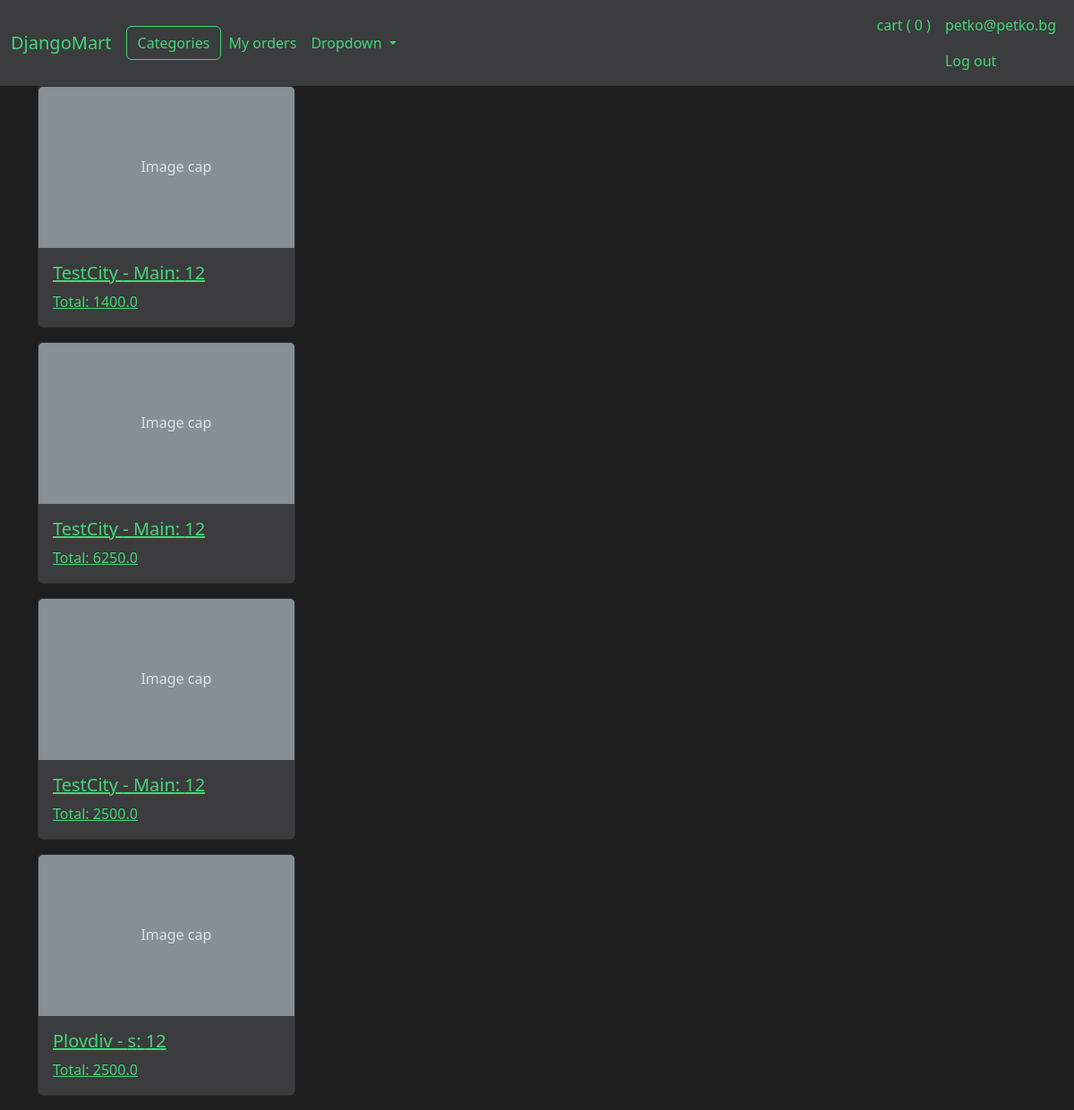
Before: /orders (signed in) with the older database file.
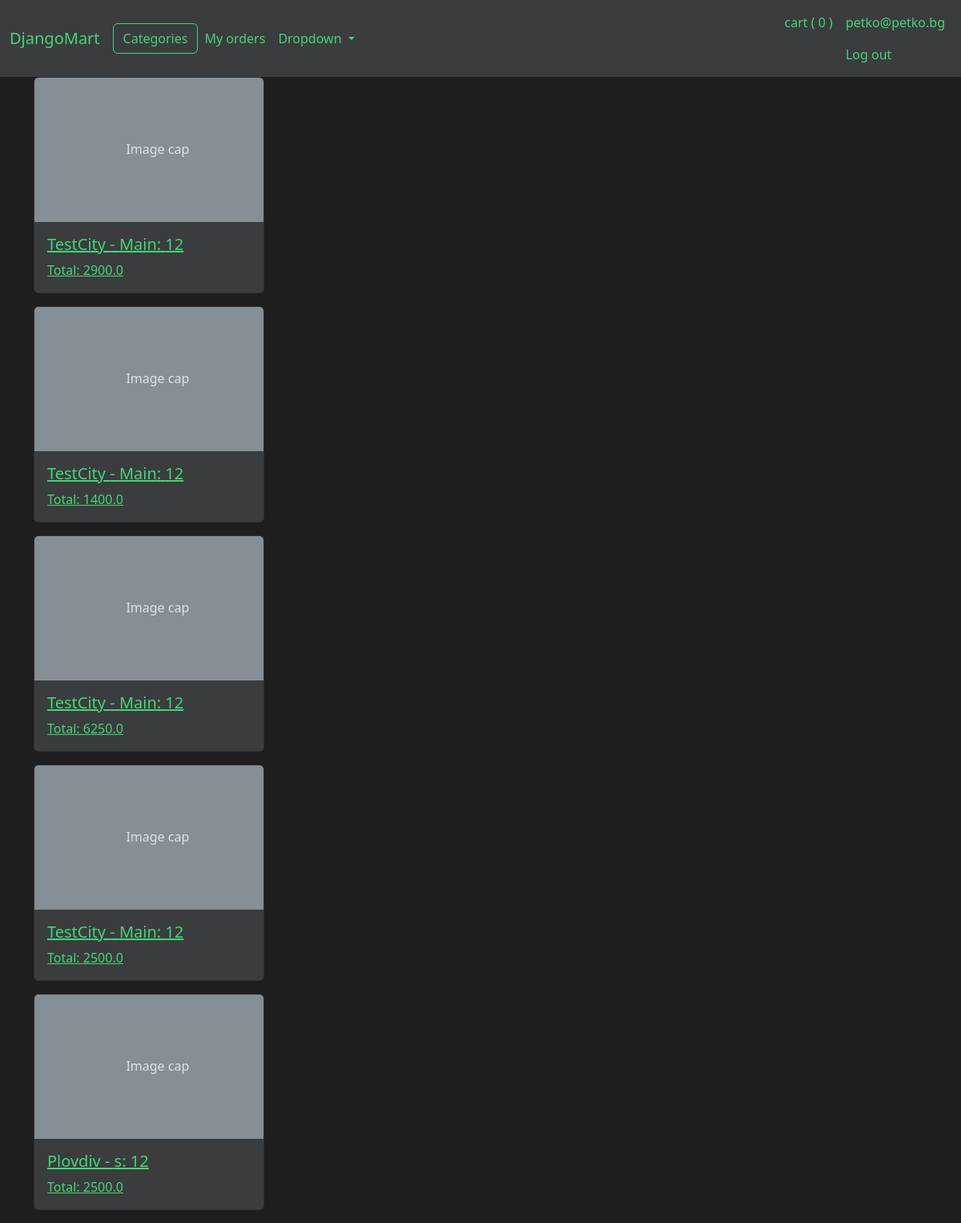
After: the same page with the newer database file.
### DjangoMartApp/models.py (models this page shows)
class DeliveryTracking(models.Model):
    class Status(models.TextChoices):
        COLLECTING = 'Collecting'
        PREPARED = 'Prepared'
        SHIPPED = 'Shipped'
        DELIVERED = 'Delivered'
        CANCELLED = 'Cancelled'
    delivery_destination = models.ForeignKey(DeliveryDestination,
                                            on_delete=models.SET_NULL,
                                            null=True,
                                            blank=True,
                                            related_name='delivery_tracking')
    user = models.ForeignKey(User, on_delete=models.DO_NOTHING)
    city = models.CharField(max_length=100)
    street = models.CharField(max_length=100)
    street_number = models.PositiveIntegerField(blank=True, null=True)
    phone_number = models.PositiveIntegerField()
    status = models.CharField(
        max_length=20,
        choices=Status.choices,
        default=Status.COLLECTING,
    )
    purchase = models.OneToOneField('Purchase',
                                 on_delete=models.DO_NOTHING,
                                 related_name='delivery_tracking')
    created_date = models.DateTimeField(auto_now_add=True)
    delivered_date = models.DateTimeField(blank=True, null=True)

class Purchase(models.Model):
    user = models.ForeignKey(User, on_delete=models.DO_NOTHING)
    total_price = models.FloatField()
    is_invalid = models.BooleanField(default=False)
    created_date = models.DateTimeField(auto_now_add=True)
    updated_date = models.DateTimeField(auto_now=True)
    is_auto_generated = models.BooleanField(default=False)
    generated_date = models.DateTimeField(blank=True, null=True)

### DjangoMartApp/views/web.py (the view)
# urls.py: path('orders', orders, name='orders'),
@login_required
def orders(request):
    deliveries = DeliveryTracking.objects.filter(user=request.user).order_by('-created_date')
    return render_django_mart_app(request, 'orders', {'deliveries':deliveries})

### DjangoMartApp/context_processors.py (called while the page is built)
def categories_processor(request):
    return {
        'categories': Category.objects.filter(is_active=True)
    }

def cart_processor(request):
    if request.user.is_authenticated:
        try:
            cart = ShoppingCart.objects.get(user_id=request.user)
        except ShoppingCart.DoesNotExist:
            cart = None
    else:
        cart = None
    return {'shopping_cart': cart}

### DjangoMartApp/views/utility.py (called while the page is built)
def render_django_mart_app(request, template_name, context=None):
    if context is None:
        context = {}
    full_template_name = f'DjangoMartApp/{template_name}.html'
    return render(request, full_template_name, context)

### DjangoMartApp/templates/DjangoMartApp/orders.html (shortened to what this page needs)
{% extends "DjangoMartApp/layout.html" %}
{% load static %}
{% block body %}
    {% for delivery in deliveries %}
        <div class="card mb-3" style="width: 18rem;">
            <a href="{% url 'delivery' delivery.id %}">
                <svg aria-label="Placeholder: Image cap" class="bd-placeholder-img card-img-top" height="180" preserveAspectRatio="xMidYMid slice" role="img" width="100%" xmlns="http://www.w3.org/2000/svg">
                <title>{{delivery.city}}</title>
                <rect width="100%" height="100%" fill="#868e96">
                </rect>
                <text x="40%" y="50%" fill="#dee2e6" dy=".3em">
                    Image cap
                </text>
                </svg>
                <div class="card-body">
                <h5 class="card-title">{{delivery.city}} - {{delivery.street}}: {{delivery.street_number}}</h5>
                <p class="card-text">Total: {{delivery.purchase.total_price}}</p>
                </div>
            </a>
        </div>
    {% endfor %}
{% endblock %}

Changed rows visible on the page:
added DeliveryTracking: city "TestCity", street "Main", street_number "12", purchase.total_price "2900.0"
